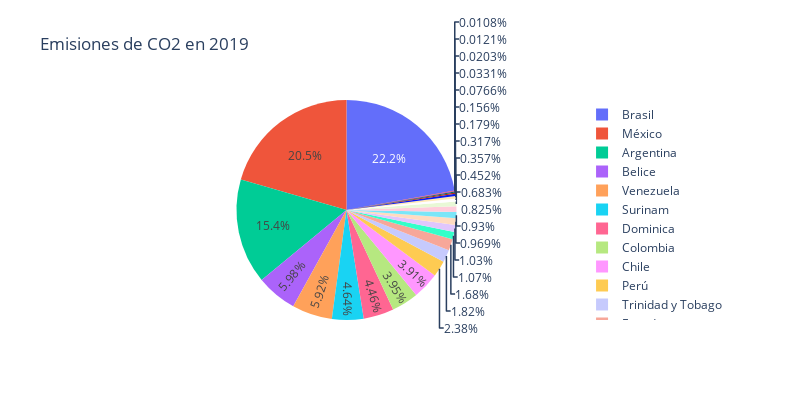

This figure's notebook cell:
### Code cell
tabla2 = tabla[(tabla['Pais'] != 'Estados Unidos') & (tabla['Pais'] != 'Canadá') & (tabla['Anio'] == 2019)].copy()
fig = px.pie(tabla2, names='Pais', values='Emisiones_de_CO2', title = 'Emisiones de CO2 en 2019',  width=800, height=400)
fig.show()

### Figure 1 — Plotly figure (JSON) as saved in the notebook; plotly's stock layout.template omitted (floating-point values rounded to 4 significant figures)
{"data": [{"domain": {"x": [0, 1], "y": [0, 1]}, "hovertemplate": "Pais=%{label}<br>Emisiones_de_CO2=%{value}<extra></extra>", "labels": ["Cuba", "Perú", "Cuba", "Chile", "Guyana", "Haití", "Surinam", "Belice", "Brasil", "Guyana", "Guyana", "México", "Surinam", "Jamaica", "Argentina", "Argentina", "Brasil", "Belice", "Bolivia", "Ecuador", "Jamaica", "Dominica", "Uruguay", "Barbados", "Colombia", "Colombia", "Dominica", "Honduras", "Uruguay", "Surinam", "Argentina", "Guatemala", "Uruguay", "Surinam", "Venezuela", "Costa Rica", "El Salvador", "Santa Lucía", "Bahamas", "Dominica", "Antigua y Barbuda", "San Cristóbal y Nieves", "San Vicente y las Granadinas", "Trinidad y Tobago", "Guatemala"], "legendgroup": "", "name": "", "showlegend": true, "type": "pie", "values": [22.5, 52.92, 1.205, 86.87, 17.63, 3.458, 30.96, 0.5777, 453.4, 2.981, 2.322, 456.1, 47.04, 7.096, 146.0, 5.976, 39.01, 132.3, 18.34, 37.35, 8.072, 73.68, 7.312, 1.702, 11.89, 75.95, 0.186, 10.05, 8.338, 2.314, 191.4, 19.71, 5.028, 22.81, 131.5, 7.924, 7.047, 0.4517, 3.983, 25.27, 0.7349, 0.2685, 0.2393, 40.49, 1.828]}], "layout": {"height": 400, "legend": {"tracegroupgap": 0}, "title": {"text": "Emisiones de CO2 en 2019"}, "width": 800}}
